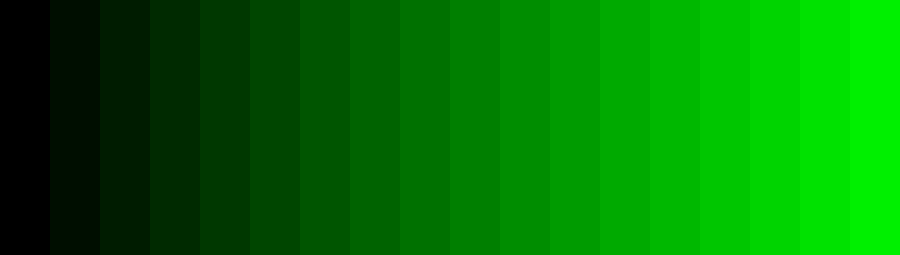
Frame 1 (no input)
Frame 60 (the mouse pressed at the canvas centre just before this capture): identical to frame 1, image omitted
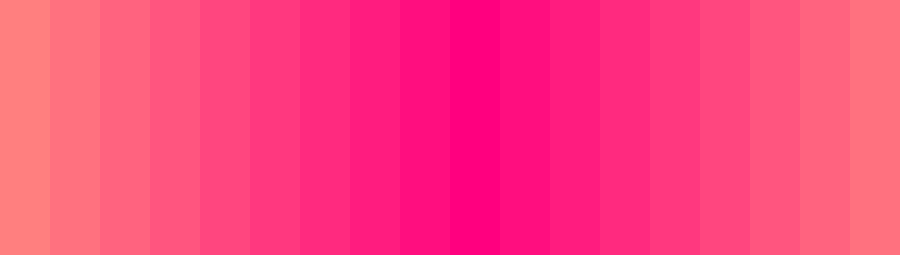
Frame 120 (the mouse held since frame 60 and released just before this capture)

The Processing sketch that drew these frames (run headless with seeded random() and noise(); from frame 60 on, the mouse is pressed at the canvas centre):

// Processing sketch: processing_20022
// ── processing_20022.pde

// bars that change color according to mouse position

void setup() {
  size(900, 255);  
  noStroke();
}

//--------------------------------------------------------
void draw() {
  // calculate the number of iterations for the loop based on 
  // the width of each bar and the width of the window
  int barWidth = 50; 
  int numBars = width/barWidth;
  
  // use a loop to draw a bunch of rectangles 
  for (int i=0; i < numBars; i++) {
    // the x position is the count * the size of each rectangle
    int x = i * barWidth;
  
    int c = abs(mouseX - x); // take the absolute value of the difference

    // map 'c' from a value that varies between 0 and width
    // to a value that varies between 0 and 255 usable for colors
    c = int( map(c, 0, width, 0, 255) );
    fill(mouseX, c, mouseY);

    rect(x, 0, barWidth, height);
  } 
}
